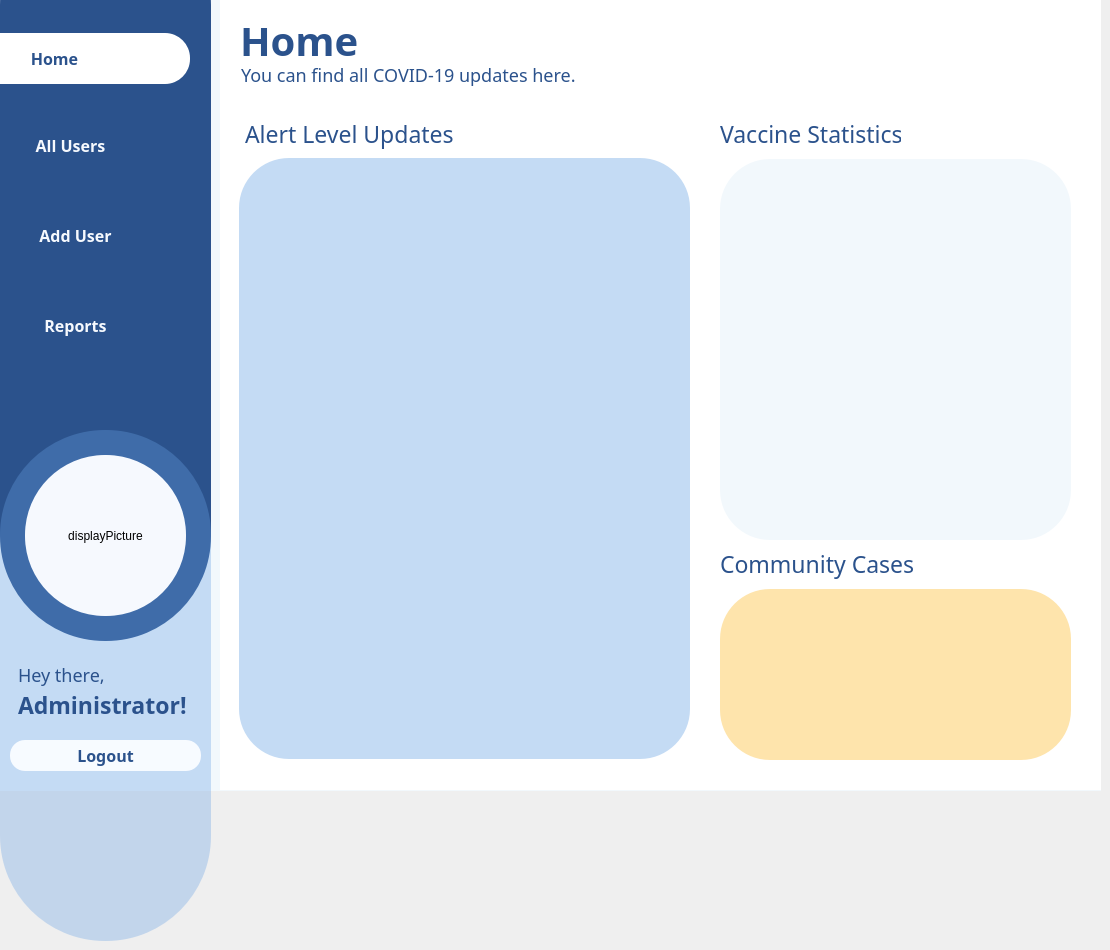
    <widget class="QWidget" name="adminHomePage">
     <widget class="QFrame" name="userHomeHelloBarHP">
      <property name="geometry">
       <rect>
        <x>0</x>
        <y>430</y>
        <width>211</width>
        <height>511</height>
       </rect>
      </property>
      <property name="styleSheet">
       <string notr="true">background: rgba(104, 160, 229, 0.33);
border-radius: 105px;</string>
      </property>
      <property name="frameShape">
       <enum>QFrame::StyledPanel</enum>
      </property>
      <property name="frameShadow">
       <enum>QFrame::Raised</enum>
      </property>
      <widget class="QLabel" name="displayPictureHP">
       <property name="geometry">
        <rect>
         <x>25</x>
         <y>25</y>
         <width>161</width>
         <height>161</height>
        </rect>
       </property>
       <property name="styleSheet">
        <string notr="true">background: rgba(248, 251, 255, 0.99);
border-radius: 80px;</string>
       </property>
       <property name="text">
        <string>displayPicture</string>
       </property>
       <property name="alignment">
        <set>Qt::AlignCenter</set>
       </property>
      </widget>
      <widget class="QLabel" name="labelAdminNameHP">
       <property name="geometry">
        <rect>
         <x>18</x>
         <y>259</y>
         <width>191</width>
         <height>31</height>
        </rect>
       </property>
       <property name="font">
        <font>
         <family>Arial Rounded MT Bold</family>
         <pointsize>-1</pointsize>
         <weight>62</weight>
         <bold>true</bold>
        </font>
       </property>
       <property name="styleSheet">
        <string notr="true">color: #2B528C;
font-weight: 500;
font-size: 23px;
background: rgba(104, 160, 229, 0.00);</string>
       </property>
       <property name="text">
        <string>Administrator!</string>
       </property>
      </widget>
      <widget class="QLabel" name="labelHeyThereHP">
       <property name="geometry">
        <rect>
         <x>18</x>
         <y>229</y>
         <width>101</width>
         <height>31</height>
        </rect>
       </property>
       <property name="font">
        <font>
         <family>Avenir Next</family>
         <pointsize>-1</pointsize>
         <weight>50</weight>
         <bold>false</bold>
        </font>
       </property>
       <property name="styleSheet">
        <string notr="true">color: #2B528C;
font-weight: 400;
font-size: 18px;
background: rgba(104, 160, 229, 0.00);</string>
       </property>
       <property name="text">
        <string>Hey there,</string>
       </property>
      </widget>
      <widget class="QPushButton" name="pbLogoutHP">
       <property name="geometry">
        <rect>
         <x>10</x>
         <y>310</y>
         <width>191</width>
         <height>31</height>
        </rect>
       </property>
       <property name="font">
        <font>
         <family>Arial Rounded MT Bold</family>
         <pointsize>-1</pointsize>
         <weight>62</weight>
         <bold>true</bold>
        </font>
       </property>
       <property name="styleSheet">
        <string notr="true">QPushButton{
color: #2B528C;
font-weight: 500;
border-radius: 15px;
background:  rgba(248, 251, 255, 0.99);
font-size: 16px; 
}
QPushButton:hover
{
background:  rgba(248, 251, 255, 0.55);
border-color: rgba(104, 160, 229, 0.88);
font-size: 16px;
color: #2B528C;
}</string>
       </property>
       <property name="text">
        <string>Logout</string>
       </property>
      </widget>
      <zorder>labelAdminNameHP</zorder>
      <zorder>labelHeyThereHP</zorder>
      <zorder>pbLogoutHP</zorder>
      <zorder>displayPictureHP</zorder>
     </widget>
     <widget class="QFrame" name="homeBlueMenuBarHP">
      <property name="geometry">
       <rect>
        <x>0</x>
        <y>-100</y>
        <width>211</width>
        <height>741</height>
       </rect>
      </property>
      <property name="styleSheet">
       <string notr="true"> background: #2B528C;
border-radius: 105px;</string>
      </property>
      <property name="frameShape">
       <enum>QFrame::StyledPanel</enum>
      </property>
      <property name="frameShadow">
       <enum>QFrame::Raised</enum>
      </property>
      <widget class="QPushButton" name="pbHomeHP">
       <property name="geometry">
        <rect>
         <x>-81</x>
         <y>133</y>
         <width>271</width>
         <height>51</height>
        </rect>
       </property>
       <property name="font">
        <font>
         <family>Arial Rounded MT Bold</family>
         <pointsize>-1</pointsize>
         <weight>62</weight>
         <bold>true</bold>
        </font>
       </property>
       <property name="styleSheet">
        <string notr="true">QPushButton{
color: #2B528C;
font-weight: 500;
border-radius: 25px;
background:  white;
font-size: 16px; 
}
QPushButton:hover
{
font-size: 17px;
}</string>
       </property>
       <property name="text">
        <string>Home</string>
       </property>
      </widget>
      <widget class="QPushButton" name="pbAllUsersHP">
       <property name="geometry">
        <rect>
         <x>-50</x>
         <y>220</y>
         <width>241</width>
         <height>51</height>
        </rect>
       </property>
       <property name="font">
        <font>
         <family>Arial Rounded MT Bold</family>
         <pointsize>-1</pointsize>
         <weight>62</weight>
         <bold>true</bold>
        </font>
       </property>
       <property name="styleSheet">
        <string notr="true">QPushButton{
background: #2B528C;
font-weight: 500;
border-radius: 25px;
color:  rgba(248, 251, 255, 0.99);
border-color: rgba(104, 160, 229, 0.33);
font-size: 16px; 
}
QPushButton:hover
{
font-size: 18px;
}</string>
       </property>
       <property name="text">
        <string>All Users</string>
       </property>
      </widget>
      <widget class="QPushButton" name="pbAddUserHP">
       <property name="geometry">
        <rect>
         <x>-40</x>
         <y>310</y>
         <width>231</width>
         <height>51</height>
        </rect>
       </property>
       <property name="font">
        <font>
         <family>Arial Rounded MT Bold</family>
         <pointsize>-1</pointsize>
         <weight>62</weight>
         <bold>true</bold>
        </font>
       </property>
       <property name="styleSheet">
        <string notr="true">QPushButton{
background: #2B528C;
font-weight: 500;
border-radius: 25px;
color:  rgba(248, 251, 255, 0.99);
border-color: rgba(104, 160, 229, 0.33);
font-size: 16px; 
}
QPushButton:hover
{
font-size: 18px;
}</string>
       </property>
       <property name="text">
        <string>Add User</string>
       </property>
      </widget>
      <widget class="QPushButton" name="pbReportsHP">
       <property name="geometry">
        <rect>
         <x>-40</x>
         <y>400</y>
         <width>231</width>
         <height>51</height>
        </rect>
       </property>
       <property name="font">
        <font>
         <family>Arial Rounded MT Bold</family>
         <pointsize>-1</pointsize>
         <weight>62</weight>
         <bold>true</bold>
        </font>
       </property>
       <property name="styleSheet">
        <string notr="true">QPushButton{
background: #2B528C;
font-weight: 500;
border-radius: 25px;
color:  rgba(248, 251, 255, 0.99);
border-color: rgba(104, 160, 229, 0.33);
font-size: 16px; 
}
QPushButton:hover
{
font-size: 18px;
}</string>
       </property>
       <property name="text">
        <string>Reports</string>
       </property>
      </widget>
     </widget>
     <widget class="QLabel" name="userHomeWhiteBackgroundHP">
      <property name="geometry">
       <rect>
        <x>0</x>
        <y>0</y>
        <width>1101</width>
        <height>791</height>
       </rect>
      </property>
      <property name="styleSheet">
       <string notr="true">background: #F2F8FC;</string>
      </property>
      <property name="text">
       <string/>
      </property>
     </widget>
     <widget class="QFrame" name="userHomeDisplayFrameHP">
      <property name="geometry">
       <rect>
        <x>220</x>
        <y>-1</y>
        <width>881</width>
        <height>791</height>
       </rect>
      </property>
      <property name="styleSheet">
       <string notr="true">background: white;</string>
      </property>
      <property name="frameShape">
       <enum>QFrame::NoFrame</enum>
      </property>
      <property name="frameShadow">
       <enum>QFrame::Raised</enum>
      </property>
      <widget class="QLabel" name="homeSubHeadingHP">
       <property name="geometry">
        <rect>
         <x>21</x>
         <y>50</y>
         <width>481</width>
         <height>51</height>
        </rect>
       </property>
       <property name="font">
        <font>
         <family>Avenir Next</family>
         <pointsize>-1</pointsize>
         <weight>25</weight>
         <bold>false</bold>
        </font>
       </property>
       <property name="styleSheet">
        <string notr="true">font-weight: 200;
font-size: 18px;
color: #2B528C;
background: rgba(104, 160, 229, 0.00);
</string>
       </property>
       <property name="text">
        <string>You can find all COVID-19 updates here.</string>
       </property>
      </widget>
      <widget class="QLabel" name="homeTitleHP">
       <property name="geometry">
        <rect>
         <x>20</x>
         <y>11</y>
         <width>511</width>
         <height>61</height>
        </rect>
       </property>
       <property name="font">
        <font>
         <family>Arial Rounded MT Bold</family>
         <pointsize>-1</pointsize>
         <weight>62</weight>
         <bold>true</bold>
        </font>
       </property>
       <property name="styleSheet">
        <string notr="true">font-weight: 500;
font-size: 40px;
color:#2B528C;
background: rgba(104, 160, 229, 0.00);
</string>
       </property>
       <property name="text">
        <string>Home </string>
       </property>
      </widget>
      <widget class="QFrame" name="alertLevelUpdatesFrameHP">
       <property name="geometry">
        <rect>
         <x>19</x>
         <y>159</y>
         <width>451</width>
         <height>601</height>
        </rect>
       </property>
       <property name="styleSheet">
        <string notr="true">background: #C4DBF4;
border-radius: 50px;</string>
       </property>
       <property name="frameShape">
        <enum>QFrame::StyledPanel</enum>
       </property>
       <property name="frameShadow">
        <enum>QFrame::Raised</enum>
       </property>
      </widget>
      <widget class="QFrame" name="communityCasesFrameHP">
       <property name="geometry">
        <rect>
         <x>500</x>
         <y>590</y>
         <width>351</width>
         <height>171</height>
        </rect>
       </property>
       <property name="font">
        <font>
         <family>Avenir Next</family>
        </font>
       </property>
       <property name="styleSheet">
        <string notr="true">background: rgba(254, 206, 103, 0.55);
border-radius: 50px;</string>
       </property>
       <property name="frameShape">
        <enum>QFrame::StyledPanel</enum>
       </property>
       <property name="frameShadow">
        <enum>QFrame::Raised</enum>
       </property>
      </widget>
      <widget class="QFrame" name="vaccineStatsFrameHP">
       <property name="geometry">
        <rect>
         <x>500</x>
         <y>160</y>
         <width>351</width>
         <height>381</height>
        </rect>
       </property>
       <property name="styleSheet">
        <string notr="true">background: #F2F8FC;
border-radius: 50px;</string>
       </property>
       <property name="frameShape">
        <enum>QFrame::StyledPanel</enum>
       </property>
       <property name="frameShadow">
        <enum>QFrame::Raised</enum>
       </property>
      </widget>
      <widget class="QLabel" name="alerLevelUpdatesTitle">
       <property name="geometry">
        <rect>
         <x>25</x>
         <y>110</y>
         <width>431</width>
         <height>50</height>
        </rect>
       </property>
       <property name="font">
        <font>
         <family>Avenir Next</family>
         <pointsize>-1</pointsize>
         <weight>37</weight>
         <bold>false</bold>
        </font>
       </property>
       <property name="styleSheet">
        <string notr="true">font-weight: 300;
font-size: 23px;
color:#2B528C;

</string>
       </property>
       <property name="text">
        <string>Alert Level Updates</string>
       </property>
      </widget>
      <widget class="QLabel" name="vaccineStatsTitleHP">
       <property name="geometry">
        <rect>
         <x>500</x>
         <y>120</y>
         <width>181</width>
         <height>30</height>
        </rect>
       </property>
       <property name="font">
        <font>
         <family>Avenir Next</family>
         <pointsize>-1</pointsize>
         <weight>37</weight>
         <bold>false</bold>
        </font>
       </property>
       <property name="styleSheet">
        <string notr="true">font-weight: 300;
font-size: 23px;
color:#2B528C;

</string>
       </property>
       <property name="text">
        <string>Vaccine Statistics</string>
       </property>
      </widget>
      <widget class="QLabel" name="communityCasesTitleHP">
       <property name="geometry">
        <rect>
         <x>500</x>
         <y>550</y>
         <width>431</width>
         <height>30</height>
        </rect>
       </property>
       <property name="font">
        <font>
         <family>Avenir Next</family>
         <pointsize>-1</pointsize>
         <weight>37</weight>
         <bold>false</bold>
        </font>
       </property>
       <property name="styleSheet">
        <string notr="true">font-weight: 300;
font-size: 23px;
color:#2B528C;

</string>
       </property>
       <property name="text">
        <string>Community Cases </string>
       </property>
      </widget>
      <zorder>homeSubHeadingHP</zorder>
      <zorder>homeTitleHP</zorder>
      <zorder>alerLevelUpdatesTitle</zorder>
      <zorder>alertLevelUpdatesFrameHP</zorder>
      <zorder>vaccineStatsTitleHP</zorder>
      <zorder>vaccineStatsFrameHP</zorder>
      <zorder>communityCasesTitleHP</zorder>
      <zorder>communityCasesFrameHP</zorder>
     </widget>
     <zorder>userHomeWhiteBackgroundHP</zorder>
     <zorder>userHomeDisplayFrameHP</zorder>
     <zorder>homeBlueMenuBarHP</zorder>
     <zorder>userHomeHelloBarHP</zorder>
    </widget>
